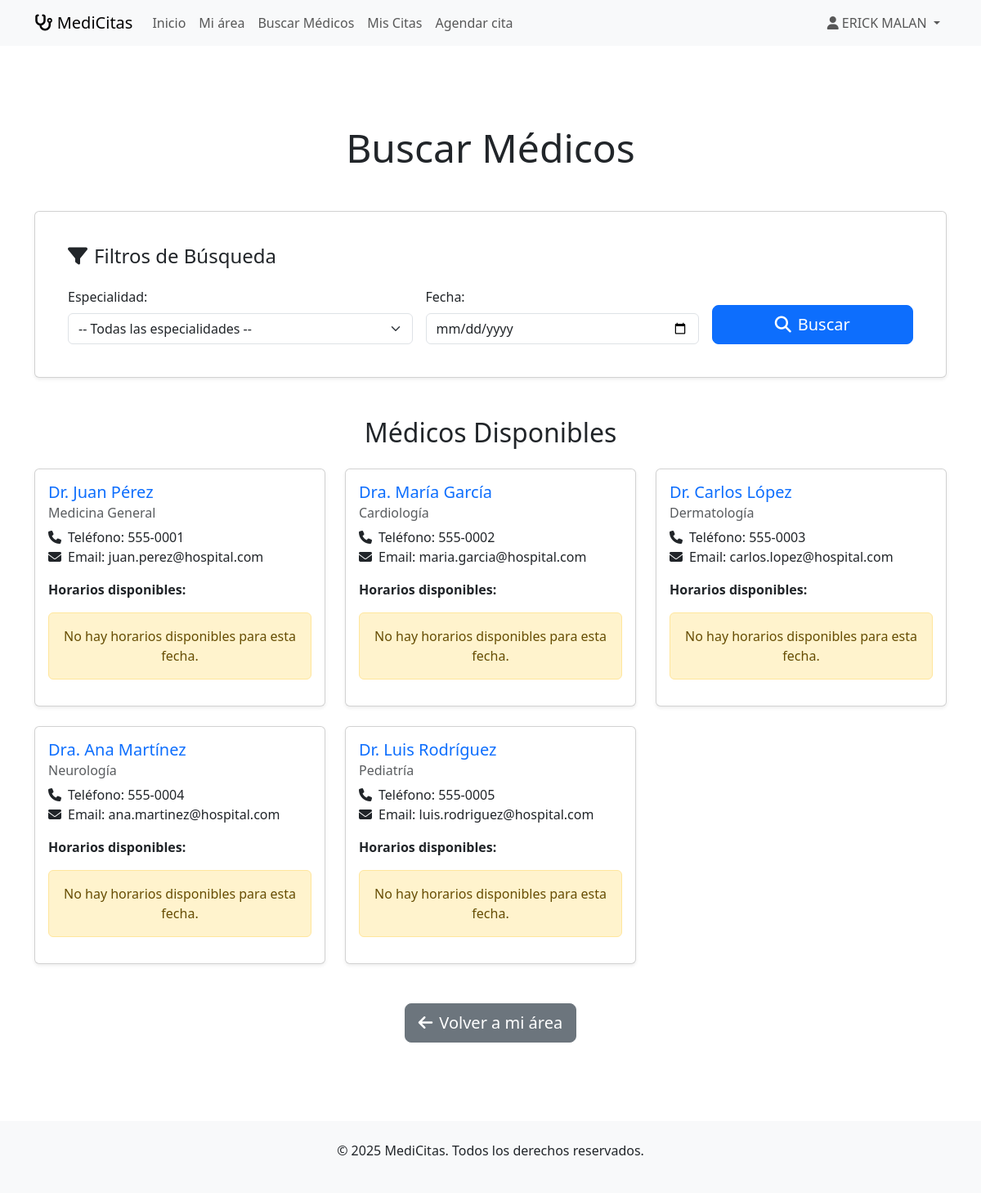
The app's page /buscar-medicos (signed in) with its own data.
### app.py (models this page shows)
class User(UserMixin, db.Model):
    id = db.Column(db.Integer, primary_key=True)
    email = db.Column(db.String(120), unique=True, nullable=False)
    password_hash = db.Column(db.String(128), nullable=False)
    nombre = db.Column(db.String(100), nullable=False)
    telefono = db.Column(db.String(20))
    fecha_nacimiento = db.Column(db.Date)
    fecha_registro = db.Column(db.DateTime, default=datetime.utcnow)
    is_active = db.Column(db.Boolean, default=True)
    citas = db.relationship('Cita', backref='paciente', lazy=True)

class Medico(db.Model):
    id = db.Column(db.Integer, primary_key=True)
    nombre = db.Column(db.String(100), nullable=False)
    cedula = db.Column(db.String(20), unique=True, nullable=False)
    especialidad_id = db.Column(db.Integer, db.ForeignKey('especialidad.id'), nullable=False)
    telefono = db.Column(db.String(20))
    email = db.Column(db.String(120))
    horario_inicio = db.Column(db.Time, default=datetime.strptime('08:00', '%H:%M').time())
    horario_fin = db.Column(db.Time, default=datetime.strptime('17:00', '%H:%M').time())
    duracion_cita = db.Column(db.Integer, default=30)  # minutos
    activo = db.Column(db.Boolean, default=True)
    citas = db.relationship('Cita', backref='medico', lazy=True)

class Especialidad(db.Model):
    id = db.Column(db.Integer, primary_key=True)
    nombre = db.Column(db.String(100), nullable=False, unique=True)
    descripcion = db.Column(db.Text)
    medicos = db.relationship('Medico', backref='especialidad', lazy=True)

### app.py (the view)
@app.route('/buscar-medicos')
@login_required
def buscar_medicos():
    especialidad_id = request.args.get('especialidad_id')
    fecha = request.args.get('fecha')
    query = Medico.query.filter_by(activo=True)
    if especialidad_id:
        query = query.filter_by(especialidad_id=especialidad_id)
    medicos = query.all()
    medicos_disponibles = []
    if fecha:
        try:
            fecha_obj = datetime.strptime(fecha, '%Y-%m-%d').date()
            for medico in medicos:
                horarios_disponibles = get_horarios_disponibles(medico, fecha_obj)
                if horarios_disponibles:
                    medicos_disponibles.append({
                        'medico': medico,
                        'horarios': horarios_disponibles
                    })
        except ValueError:
            medicos_disponibles = [{'medico': m, 'horarios': []} for m in medicos]
    else:
        medicos_disponibles = [{'medico': m, 'horarios': []} for m in medicos]
    especialidades = Especialidad.query.all()
    return render_template('buscar_medicos.html',
                         medicos_disponibles=medicos_disponibles,
                         especialidades=especialidades,
                         especialidad_seleccionada=especialidad_id,
                         fecha_seleccionada=fecha)

### app.py (called while the page is built)
@login_manager.user_loader
def load_user(user_id):
    return User.query.get(int(user_id))

### templates/buscar_medicos.html (shortened to what this page needs)
{% extends "base.html" %}
{% block content %}
<div class="container py-5 mt-5">
    <div class="row mb-4">
        <div class="col-12">
            <h1 class="display-5 text-center mb-4">Buscar Médicos</h1>
        </div>
    </div>
    <div class="card p-4 shadow-sm mb-5">
        <div class="card-body">
            <h4 class="card-title mb-4"><i class="fas fa-filter me-2"></i>Filtros de Búsqueda</h4>
            <form method="get" action="{{ url_for('buscar_medicos') }}">
                <div class="row g-3 align-items-end">
                    <div class="col-md-5">
                        <label for="especialidad_id" class="form-label">Especialidad:</label>
                        <select name="especialidad_id" id="especialidad_id" class="form-select">
                            <option value="">-- Todas las especialidades --</option>
                        </select>
                    </div>
                    <div class="col-md-4">
                        <label for="fecha" class="form-label">Fecha:</label>
                        <input type="date" name="fecha" id="fecha" class="form-control" value="{{ fecha_seleccionada or '' }}" />
                    </div>
                    <div class="col-md-3 d-grid">
                        <button type="submit" class="btn btn-primary btn-lg">
                            <i class="fas fa-search me-2"></i>Buscar
                        </button>
                    </div>
                </div>
            </form>
        </div>
    </div>
    <h2 class="mt-5 mb-4 text-center">Médicos Disponibles</h2>
    {% if medicos_disponibles %}
        <div class="row row-cols-1 row-cols-md-2 row-cols-lg-3 g-4">
            {% for item in medicos_disponibles %}
                <div class="col">
                    <div class="card h-100 shadow-sm">
                        <div class="card-body">
                            <h5 class="card-title text-primary">{{ item.medico.nombre }}</h5>
                            <h6 class="card-subtitle mb-2 text-muted">{{ item.medico.especialidad.nombre }}</h6>
                            <ul class="list-unstyled mb-3">
                                <li><i class="fas fa-phone me-2"></i>Teléfono: {{ item.medico.telefono }}</li>
                                <li><i class="fas fa-envelope me-2"></i>Email: {{ item.medico.email }}</li>
                            </ul>
                            <p class="fw-bold">Horarios disponibles:</p>
                            {% if item.horarios %}
                                <ul class="list-group list-group-flush mb-3">
                                    {% for hora in item.horarios %}
                                        <li class="list-group-item d-flex justify-content-between align-items-center">
                                            {{ hora }}
                                            <a href="{{ url_for('agendar_cita', medico_id=item.medico.id, fecha_hora=hora) }}" class="btn btn-sm btn-success">
                                                Agendar <i class="fas fa-chevron-right ms-1"></i>
                                            </a>
                                        </li>
                                    {% endfor %}
                                </ul>
                            {% else %}
                                <div class="alert alert-warning text-center" role="alert">
                                    No hay horarios disponibles para esta fecha.
                                </div>
                            {% endif %}
                        </div>
                    </div>
                </div>
            {% endfor %}
        </div>
    {% else %}
        <div class="alert alert-info text-center mt-4" role="alert">
            No se encontraron médicos con los criterios de búsqueda.
            Intenta ajustar tus filtros.
        </div>
    {% endif %}
    <div class="text-center mt-5">
        <a href="{{ url_for('dashboard') }}" class="btn btn-secondary btn-lg">
            <i class="fas fa-arrow-left me-2"></i>Volver a mi área
        </a>
    </div>
</div>
{% endblock %}

### templates/base.html (shortened to what this page needs)
<!DOCTYPE html>
<html lang="es">
<head>
    <link href="https://cdnjs.cloudflare.com/ajax/libs/bootstrap/5.3.0/css/bootstrap.min.css" rel="stylesheet">
    <link href="https://cdnjs.cloudflare.com/ajax/libs/font-awesome/6.4.0/css/all.min.css" rel="stylesheet">
</head>
<body>
    <nav class="navbar navbar-expand-lg navbar-light bg-light">
        <div class="container">
            <a class="navbar-brand" href="{{ url_for('index') }}">
                <i class="fas fa-stethoscope"></i> MediCitas
            </a>
            <div class="collapse navbar-collapse" id="navbarNav">
                <ul class="navbar-nav me-auto">
                    <li class="nav-item">
                        <a class="nav-link" href="{{ url_for('index') }}">Inicio</a>
                    </li>
                    {% if current_user.is_authenticated %}
                    <li class="nav-item">
                        <a class="nav-link" href="{{ url_for('dashboard') }}">Mi área</a>
                    </li>
                    <li class="nav-item">
                        <a class="nav-link" href="{{ url_for('buscar_medicos') }}">Buscar Médicos</a>
                    </li>
                    <li class="nav-item">
                        <a class="nav-link" href="{{ url_for('mis_citas') }}">Mis Citas</a>
                    </li>
                    <li class="nav-item">
                        <a class="nav-link" href="{{ url_for('agendar_cita') }}">Agendar cita</a>
                    </li>
                    {% endif %}
                </ul>
                <ul class="navbar-nav">
                    {% if current_user.is_authenticated %}
                    <li class="nav-item dropdown">
                        <a class="nav-link dropdown-toggle" href="#" id="navbarDropdown" role="button" data-bs-toggle="dropdown">
                            <i class="fas fa-user"></i> {{ current_user.nombre }}
                        </a>
                    </li>
                    {% endif %}
                </ul>
            </div>
        </div>
    </nav>
    <main>
        {% block content %}{% endblock %}
    </main>
    <footer class="bg-light text-center py-4 mt-5">
        <div class="container">
            <p>&copy; 2025 MediCitas. Todos los derechos reservados.</p>
        </div>
    </footer>
</body>
</html>

### records on screen
User: nombre "ERICK MALAN"
Medico: medico.nombre "Dr. Juan Pérez", medico.telefono "555-0001", medico.email "juan.perez@hospital.com"
Especialidad: medico.especialidad.nombre "Medicina General"
Medico: medico.nombre "Dra. María García", medico.telefono "555-0002", medico.email "maria.garcia@hospital.com"
Especialidad: medico.especialidad.nombre "Cardiología"
Medico: medico.nombre "Dr. Carlos López", medico.telefono "555-0003", medico.email "carlos.lopez@hospital.com"
Especialidad: medico.especialidad.nombre "Dermatología"
Medico: medico.nombre "Dra. Ana Martínez", medico.telefono "555-0004", medico.email "ana.martinez@hospital.com"
Especialidad: medico.especialidad.nombre "Neurología"
Medico: medico.nombre "Dr. Luis Rodríguez", medico.telefono "555-0005", medico.email "luis.rodriguez@hospital.com"
Especialidad: medico.especialidad.nombre "Pediatría"
